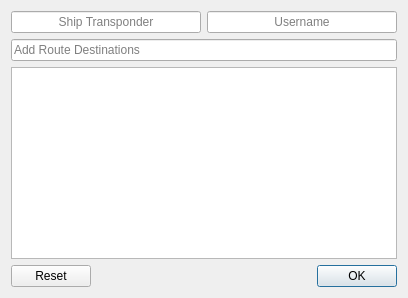
<?xml version="1.0" encoding="UTF-8"?>
<ui version="4.0">
 <class>Dialog</class>
 <widget class="QDialog" name="Dialog">
  <property name="enabled">
   <bool>true</bool>
  </property>
  <property name="geometry">
   <rect>
    <x>0</x>
    <y>0</y>
    <width>404</width>
    <height>296</height>
   </rect>
  </property>
  <property name="windowTitle">
   <string>Customise Ship Entry</string>
  </property>
  <property name="layoutDirection">
   <enum>Qt::LayoutDirection::LeftToRight</enum>
  </property>
  <property name="modal">
   <bool>true</bool>
  </property>
  <layout class="QVBoxLayout" name="verticalLayout">
   <item>
    <widget class="QWidget" name="lineEditContainer" native="true">
     <property name="sizePolicy">
      <sizepolicy hsizetype="MinimumExpanding" vsizetype="Maximum">
       <horstretch>0</horstretch>
       <verstretch>0</verstretch>
      </sizepolicy>
     </property>
     <layout class="QHBoxLayout" name="horizontalLayout">
      <property name="spacing">
       <number>6</number>
      </property>
      <property name="leftMargin">
       <number>0</number>
      </property>
      <property name="topMargin">
       <number>0</number>
      </property>
      <property name="rightMargin">
       <number>0</number>
      </property>
      <property name="bottomMargin">
       <number>0</number>
      </property>
      <item>
       <widget class="QLineEdit" name="shipTransponderEdit">
        <property name="minimumSize">
         <size>
          <width>190</width>
          <height>0</height>
         </size>
        </property>
        <property name="toolTip">
         <string>A ship's Transponder (aka Registration) is a series of characters in the form AVI-XXXXX</string>
        </property>
        <property name="maxLength">
         <number>9</number>
        </property>
        <property name="frame">
         <bool>true</bool>
        </property>
        <property name="alignment">
         <set>Qt::AlignmentFlag::AlignCenter</set>
        </property>
        <property name="placeholderText">
         <string>Ship Transponder</string>
        </property>
       </widget>
      </item>
      <item>
       <widget class="QLineEdit" name="shipUsernameEdit">
        <property name="minimumSize">
         <size>
          <width>190</width>
          <height>0</height>
         </size>
        </property>
        <property name="toolTip">
         <string>The Username of the account that Owns the Ship</string>
        </property>
        <property name="alignment">
         <set>Qt::AlignmentFlag::AlignCenter</set>
        </property>
        <property name="placeholderText">
         <string>Username</string>
        </property>
       </widget>
      </item>
     </layout>
    </widget>
   </item>
   <item>
    <widget class="QWidget" name="routeEditContainer" native="true">
     <property name="sizePolicy">
      <sizepolicy hsizetype="MinimumExpanding" vsizetype="MinimumExpanding">
       <horstretch>0</horstretch>
       <verstretch>0</verstretch>
      </sizepolicy>
     </property>
     <layout class="QVBoxLayout" name="verticalLayout_2">
      <property name="leftMargin">
       <number>0</number>
      </property>
      <property name="topMargin">
       <number>0</number>
      </property>
      <property name="rightMargin">
       <number>0</number>
      </property>
      <property name="bottomMargin">
       <number>0</number>
      </property>
      <item>
       <widget class="QLineEdit" name="routeAddBox">
        <property name="cursor">
         <cursorShape>IBeamCursor</cursorShape>
        </property>
        <property name="mouseTracking">
         <bool>false</bool>
        </property>
        <property name="focusPolicy">
         <enum>Qt::FocusPolicy::StrongFocus</enum>
        </property>
        <property name="toolTipDuration">
         <number>-1</number>
        </property>
        <property name="cursorPosition">
         <number>0</number>
        </property>
        <property name="placeholderText">
         <string>Add Route Destinations</string>
        </property>
        <property name="clearButtonEnabled">
         <bool>false</bool>
        </property>
       </widget>
      </item>
      <item>
       <widget class="QListWidget" name="routeList">
        <property name="focusPolicy">
         <enum>Qt::FocusPolicy::ClickFocus</enum>
        </property>
        <property name="acceptDrops">
         <bool>true</bool>
        </property>
        <property name="toolTip">
         <string>Current destinations (In order) in the ship's route. Routes are assumed loops.</string>
        </property>
        <property name="horizontalScrollBarPolicy">
         <enum>Qt::ScrollBarPolicy::ScrollBarAlwaysOff</enum>
        </property>
        <property name="editTriggers">
         <set>QAbstractItemView::EditTrigger::DoubleClicked</set>
        </property>
        <property name="tabKeyNavigation">
         <bool>true</bool>
        </property>
        <property name="dragEnabled">
         <bool>true</bool>
        </property>
        <property name="dragDropMode">
         <enum>QAbstractItemView::DragDropMode::InternalMove</enum>
        </property>
        <property name="defaultDropAction">
         <enum>Qt::DropAction::MoveAction</enum>
        </property>
        <property name="alternatingRowColors">
         <bool>true</bool>
        </property>
        <property name="uniformItemSizes">
         <bool>true</bool>
        </property>
       </widget>
      </item>
     </layout>
    </widget>
   </item>
   <item>
    <widget class="QDialogButtonBox" name="buttonBox">
     <property name="sizePolicy">
      <sizepolicy hsizetype="MinimumExpanding" vsizetype="Maximum">
       <horstretch>0</horstretch>
       <verstretch>0</verstretch>
      </sizepolicy>
     </property>
     <property name="focusPolicy">
      <enum>Qt::FocusPolicy::NoFocus</enum>
     </property>
     <property name="layoutDirection">
      <enum>Qt::LayoutDirection::LeftToRight</enum>
     </property>
     <property name="orientation">
      <enum>Qt::Orientation::Horizontal</enum>
     </property>
     <property name="standardButtons">
      <set>QDialogButtonBox::StandardButton::Ok|QDialogButtonBox::StandardButton::Reset</set>
     </property>
     <property name="centerButtons">
      <bool>false</bool>
     </property>
    </widget>
   </item>
  </layout>
 </widget>
 <resources/>
 <connections>
  <connection>
   <sender>buttonBox</sender>
   <signal>rejected()</signal>
   <receiver>Dialog</receiver>
   <slot>reject()</slot>
   <hints>
    <hint type="sourcelabel">
     <x>313</x>
     <y>286</y>
    </hint>
    <hint type="destinationlabel">
     <x>286</x>
     <y>274</y>
    </hint>
   </hints>
  </connection>
  <connection>
   <sender>routeAddBox</sender>
   <signal>returnPressed()</signal>
   <receiver>Dialog</receiver>
   <slot>addLocations()</slot>
   <hints>
    <hint type="sourcelabel">
     <x>117</x>
     <y>52</y>
    </hint>
    <hint type="destinationlabel">
     <x>810</x>
     <y>133</y>
    </hint>
   </hints>
  </connection>
  <connection>
   <sender>buttonBox</sender>
   <signal>accepted()</signal>
   <receiver>Dialog</receiver>
   <slot>accept()</slot>
   <hints>
    <hint type="sourcelabel">
     <x>203</x>
     <y>286</y>
    </hint>
    <hint type="destinationlabel">
     <x>203</x>
     <y>153</y>
    </hint>
   </hints>
  </connection>
  <connection>
   <sender>shipUsernameEdit</sender>
   <signal>textChanged(QString)</signal>
   <receiver>Dialog</receiver>
   <slot>checkValid()</slot>
   <hints>
    <hint type="sourcelabel">
     <x>266</x>
     <y>23</y>
    </hint>
    <hint type="destinationlabel">
     <x>714</x>
     <y>149</y>
    </hint>
   </hints>
  </connection>
  <connection>
   <sender>shipTransponderEdit</sender>
   <signal>textChanged(QString)</signal>
   <receiver>Dialog</receiver>
   <slot>checkValid()</slot>
   <hints>
    <hint type="sourcelabel">
     <x>144</x>
     <y>22</y>
    </hint>
    <hint type="destinationlabel">
     <x>798</x>
     <y>105</y>
    </hint>
   </hints>
  </connection>
  <connection>
   <sender>buttonBox</sender>
   <signal>clicked(QAbstractButton*)</signal>
   <receiver>Dialog</receiver>
   <slot>resetButton(QAbstractButton*)</slot>
   <hints>
    <hint type="sourcelabel">
     <x>183</x>
     <y>277</y>
    </hint>
    <hint type="destinationlabel">
     <x>201</x>
     <y>570</y>
    </hint>
   </hints>
  </connection>
 </connections>
 <slots>
  <slot>addLocations()</slot>
  <slot>checkValid()</slot>
  <slot>resetButton(QAbstractButton*)</slot>
 </slots>
</ui>
